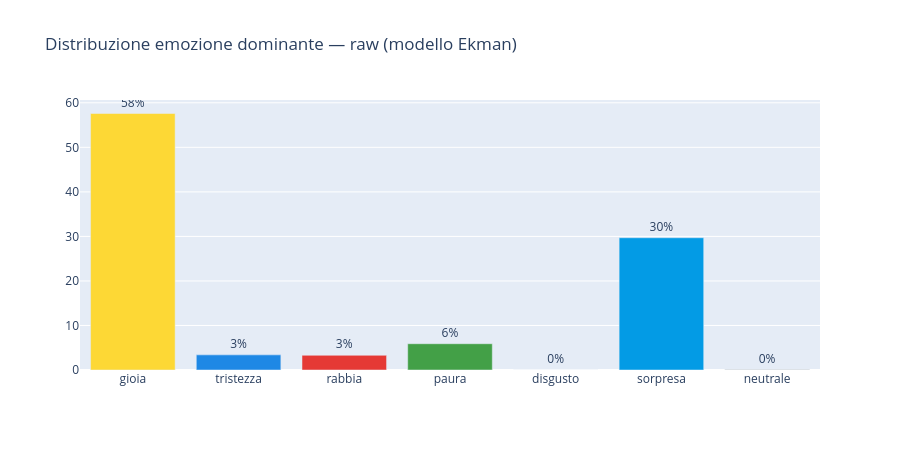

Notebook source saved alongside this figure:
### Code cell
fig = go.Figure()
for e in EKMAN_EMOTIONS + ['neutrale']:
    n = counts_raw_ekman.get(e, 0)
    fig.add_trace(go.Bar(name=e, x=[e], y=[round(n/total*100,1)],
        marker_color=EMOTION_COLORS.get(e,'#999'),
        text=['{:.0f}%'.format(n/total*100)], textposition='outside'))
fig.update_layout(title='Distribuzione emozione dominante — raw (modello Ekman)',
                  barmode='group', height=450, showlegend=False)
fig.show()

### Figure 1 — Plotly figure (JSON) as saved in the notebook; plotly's stock layout.template omitted (floating-point values rounded to 4 significant figures)
{"data": [{"marker": {"color": "#FDD835"}, "name": "gioia", "text": ["58%"], "textposition": "outside", "x": ["gioia"], "y": [57.6], "type": "bar"}, {"marker": {"color": "#1E88E5"}, "name": "tristezza", "text": ["3%"], "textposition": "outside", "x": ["tristezza"], "y": [3.4], "type": "bar"}, {"marker": {"color": "#E53935"}, "name": "rabbia", "text": ["3%"], "textposition": "outside", "x": ["rabbia"], "y": [3.3], "type": "bar"}, {"marker": {"color": "#43A047"}, "name": "paura", "text": ["6%"], "textposition": "outside", "x": ["paura"], "y": [5.9], "type": "bar"}, {"marker": {"color": "#8E24AA"}, "name": "disgusto", "text": ["0%"], "textposition": "outside", "x": ["disgusto"], "y": [0.0], "type": "bar"}, {"marker": {"color": "#039BE5"}, "name": "sorpresa", "text": ["30%"], "textposition": "outside", "x": ["sorpresa"], "y": [29.7], "type": "bar"}, {"marker": {"color": "#9E9E9E"}, "name": "neutrale", "text": ["0%"], "textposition": "outside", "x": ["neutrale"], "y": [0.1], "type": "bar"}], "layout": {"title": {"text": "Distribuzione emozione dominante — raw (modello Ekman)"}, "barmode": "group", "height": 450, "showlegend": false}}
